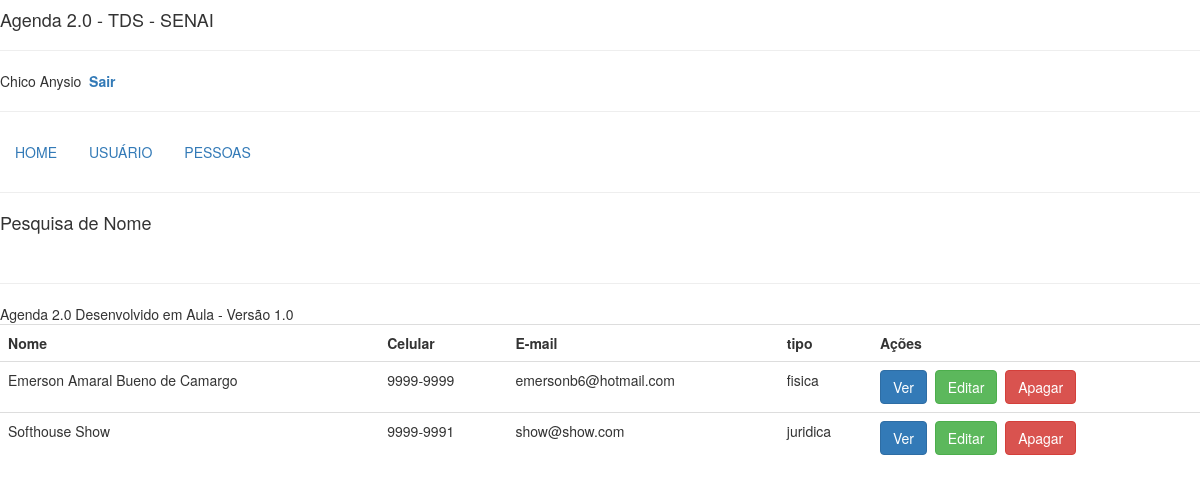
Screenshot of /procura.php (signed in) with the database file from the repository.
### tables this page shows
CREATE TABLE `pessoa` (
  `id` int(11) NOT NULL,
  `tipo` varchar(10) NOT NULL,
  `nome` varchar(100) NOT NULL,
  `endereco` varchar(100) NOT NULL,
  `cidade` varchar(85) NOT NULL,
  `estado` varchar(2) NOT NULL,
  `celular` varchar(15) NOT NULL,
  `email` varchar(85) NOT NULL,
  `datanascimento` date NOT NULL,
  `profissao` varchar(85) NOT NULL
);

### procura.php (the view, shortened to what this page needs)
<!DOCTYPE HTML>
<html>
    <head>
        <link rel="stylesheet" href="https://maxcdn.bootstrapcdn.com/bootstrap/3.3.7/css/bootstrap.min.css">
    </head>
    <body>
        <header>
            <div><h4>Agenda 2.0 - TDS - SENAI</h4></div>
            <hr/>
            <?php
                echo $_SESSION["user"];
                echo "<a href='sair.php' style='text-decoration: none; font-weight: bold;'>&nbsp;&nbsp;Sair</a>";
            ?>
        </header>
        <nav>
            <hr/>
            <?php
                include("menu.php");
            ?>
            <hr/>
        </nav>
        <section>
            <h4>Pesquisa de Nome</h4>
            <br/>
            <?php
                include("conecta.php");
                $nome = $_POST['procura'];
                $sql = mysqli_query($conn, "SELECT * FROM pessoa WHERE nome LIKE '%".$nome."%'");
                echo "<table class='table table-hover'>";
                echo "<tr>";
                    echo "<th>Nome</th>";
                    echo "<th>Celular</th>";
                    echo "<th>E-mail</th>";
                    echo "<th>tipo</th>";
                    echo "<th>Ações</th>";
                echo "</tr>";
                while($pessoa = mysqli_fetch_array($sql)){
                    echo "<tr>";
                        $id = $pessoa['id'];
                        echo "<td>".$pessoa['nome']."</td>";
                        echo "<td>".$pessoa['celular']."</td>";
                        echo "<td>".$pessoa['email']."</td>";
                        echo "<td>".$pessoa['tipo']."</td>";
                        echo "<td><a href='verpessoa.php?id=$id'><button type='submit' class='btn btn-primary'>Ver</button></a>&nbsp;&nbsp;<a href='editarpessoa.php?id=$id'><button type='submit' class='btn btn-success'>Editar</button></a>&nbsp;&nbsp;<a href='apagapessoa.php?id=$id'><button type='submit' class='btn btn-danger'>Apagar</button></a></td>";
                    echo "</tr>";
                }
            ?>
        </section>
        <footer>
            <hr/>
            <div>Agenda 2.0 Desenvolvido em Aula - Versão 1.0</div>
        </footer>
    </body>
</html>

### rows the page displays
pessoa: nome "Emerson Amaral Bueno de Camargo", celular "9999-9999", email "emersonb6@hotmail.com", tipo "fisica"
pessoa: nome "Softhouse Show", celular "9999-9991", email "show@show.com", tipo "juridica"

### other values shown
$_SESSION["user"] "Chico Anysio"
